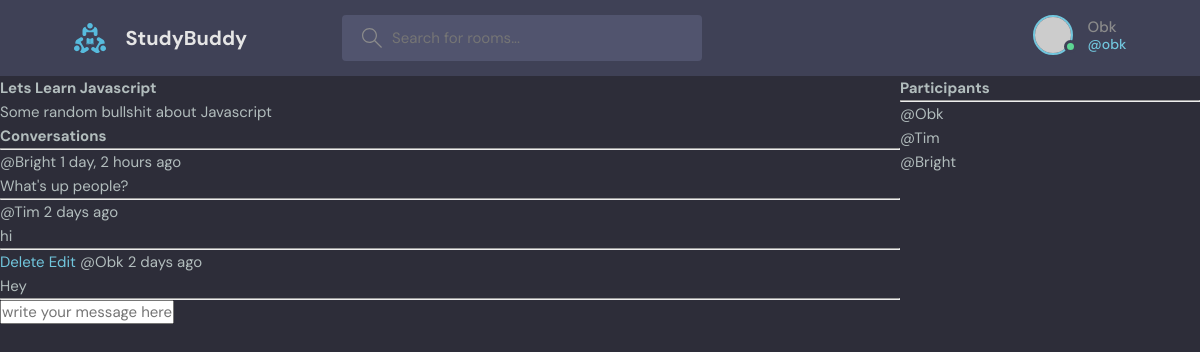
Screenshot of /room/1/ (signed in) with the database file from the repository.
### app/models.py (models this page shows, shortened)
class Room(models.Model):
    host = models.ForeignKey(User, on_delete=models.SET_NULL, null=True)
    topic = models.ForeignKey(Topic, on_delete=models.SET_NULL, null=True)
    name = models.CharField(max_length=200, null=True, blank=True)
    description = models.TextField(null=True, blank=True)
    participants = models.ManyToManyField(User, related_name='participants', blank=True)
    updated = models.DateTimeField(auto_now_add=True)
    created = models.DateTimeField(auto_now_add=True)
    class Meta:
        ordering = ['-updated', '-created']

class Message(models.Model):
    user = models.ForeignKey(User, on_delete=models.CASCADE)
    room = models.ForeignKey(Room, on_delete=models.CASCADE)
    body = models.TextField()
    updated = models.DateTimeField(auto_now_add=True)
    created = models.DateTimeField(auto_now_add=True)

### app/views.py (the view)
# urls.py: path('room/<str:pk>/', views.room, name='room'),
def room(request, pk):
    room = Room.objects.get(id=pk)
    room_messages = room.message_set.all().order_by('-created')
    participants = room.participants.all()
    if request.method == 'POST':
        message = Message.objects.create(user=request.user, room=room, body=request.POST.get('body'))
        room.participants.add(request.user)
        return redirect('room', pk=room.id)
    context = {'room': room, 'room_messages': room_messages, 'participants': participants}
    return render(request, 'room.html', context)

### templates/room.html (shortened to what this page needs)
{% extends 'main.html' %}
{% block content %}
<div class="room-container">
    <div>
        <h1>{{room.name|title}}</h1>
        <p>{{room.description}}</p>
        <div class="comment-wrapper">
            <h3>Conversations</h3>
            <hr>
            {% for message in room_messages %}
            <div>
                {% if request.user == message.user %}
                <a href="{% url 'delete-message' message.id %}">Delete</a> <a href="#">Edit</a>
                {% endif %}
                <small>@{{message.user|title}} {{message.created|timesince}} ago</small>
                <p>{{message.body}}</p>
                <hr>
            </div>
            {% endfor %}
        </div>
        {% if request.user.is_authenticated %}
        <div class="comment-form">
            <form method="POST" action="">
                <input type="text" name="body" placeholder="write your message here...">
            </form>
        </div>
        {% endif %}
    </div>
    <div>
        <h3>Participants</h3>
        <hr>
        {% for participant in participants %}
        <div>
            <p>@{{participant.username|title}}</p>
        </div>
        {% endfor %}
    </div>
</div>
{% endblock %}

### templates/navbar.html (shortened to what this page needs)
{% load static %}
<header class="header header--loggedIn">
  <div class="container">
    <a href="/" class="header__logo">
      <img src="{% static 'assets/logo.svg' %}" />
      <h1>StudyBuddy</h1>
    </a>
    <form method="GET" action="{% url 'home' %}" class="header__search">
      <label>
        <input type="search" name="q" placeholder="Search for rooms..." />
      </label>
    </form>
    <nav class="header__menu">
      {% if request.user.is_authenticated %}
      <div class="header__user">
        <a href="{% url 'logout' %}">
          <div class="avatar avatar--medium active">
            <img src="https://randomuser.me/api/portraits/men/37.jpg" />
          </div>
          <p>{{request.user|title}} <span>@{{request.user}}</span></p>
        </a>
      </div>
      {% endif %}
    </nav>
  </div>
</header>

### static/css/style.css (style rules this page uses)
:root { --color-main: #71c6dd; --color-main-light: #e1f6fb; --color-dark: #3f4156; --color-dark-medium: #51546e; --color-dark-light: #696d97; --color-light: #e5e5e5; --color-gray: #8b8b8b; --color-light-gray: #b2bdbd; --color-bg: #2d2d39; --color-success: #5dd693; --color-error: #fc4b0b; }
* { font-family: "DM Sans", -apple-system, BlinkMacSystemFont, "Segoe UI", Roboto, Oxygen, Ubuntu, Cantarell, "Open Sans", "Helvetica Neue", sans-serif; margin: 0; padding: 0; box-sizing: border-box; text-rendering: optimizeLegibility; font-size: inherit; }
html { font-size: 56.25%; }
@media only screen and (min-width: 1200px) { html { font-size: 62.5%; } }
body { line-height: 1.6; font-weight: 400; font-size: 1.5rem; color: var(--color-light-gray); background-color: var(--color-bg); min-height: 100vh; }
img { width: 100%; }
a { display: inline-block; color: var(--color-main); text-decoration: none; }
.container { max-width: 120rem; width: 90%; margin: auto; }
.avatar { position: relative; display: inline-block; border-radius: 50%; border: 2px solid var(--color-main); }
.avatar img { display: block; border-radius: 50%; object-fit: cover; object-position: center; }
.avatar::after { content: ""; display: block; position: absolute; background-color: var(--color-gray); z-index: 111; border-radius: 50%; border: 0.3rem solid var(--color-dark); }
.avatar.active::after { background-color: var(--color-success); }
.avatar.avatar--medium img { width: 3.6rem; height: 3.6rem; border-radius: 50%; }
.avatar.avatar--medium:after { width: 0.7rem; height: 0.7rem; bottom: 0px; right: -6px; }
.header { padding: 1.5rem; background-color: var(--color-dark); }
.header > .container { display: flex; gap: 9.5rem; }
.header__logo, .header__user { display: flex; gap: 2rem; align-items: center; }
.header__logo > img { height: 3.2rem; width: 3.2rem; }
.header__logo > h1 { font-weight: 700; font-size: 2rem; color: var(--color-light); }
.header__search > label { background-color: var(--color-dark-medium); padding: 1.3rem 1rem; display: flex; align-items: center; gap: 1rem; border-radius: 4px; }
.header__search svg { fill: var(--color-gray); width: 2rem; height: 2rem; margin-left: 1rem; }
.header__search input { width: 30rem; background: transparent; border: none; outline: none; color: var(--color-light); }
.header__menu { margin-left: auto; position: relative; }
.header__menu a { display: flex; gap: 1.5rem; align-items: center; font-weight: 500; text-decoration: none; color: var(--color-gray); }
.header__menu img { height: 3.6rem; }
.header__menu p { line-height: 1.2; }
.header__menu span { color: var(--color-main); font-weight: 500; font-size: 1.4rem; display: block; }

### templates/room.html (style rules this page uses)
.room-container { display: grid; grid-template-columns: 3fr 1fr; }

### rows the page displays
Room: name "Lets Learn Javascript", description "Some random bullshit about Javascript"
Message: user "Bright", created "1 day, 2 hours", body "What's up people?"
Message: user "Tim", created "2 days", body "hi"
Message: shows "Delete", user "Obk", created "2 days", body "Hey"

### other values shown
{{ request.user|title }} "Obk"
{{ request.user }} "obk"
{{ participant.username|title }} "Obk"
{{ participant.username|title }} "Tim"
{{ participant.username|title }} "Bright"
